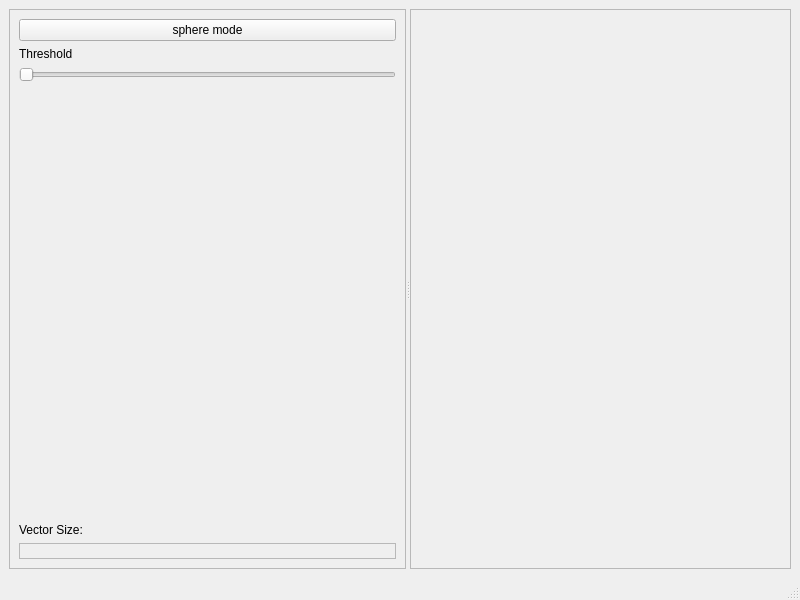
<?xml version="1.0" encoding="UTF-8"?>
<ui version="4.0">
 <class>MainWindow</class>
 <widget class="QMainWindow" name="MainWindow">
  <property name="geometry">
   <rect>
    <x>0</x>
    <y>0</y>
    <width>800</width>
    <height>600</height>
   </rect>
  </property>
  <property name="windowTitle">
   <string>GlyphViewer</string>
  </property>
  <widget class="QWidget" name="centralwidget">
   <layout class="QHBoxLayout" name="horizontalLayout">
    <item>
     <widget class="QSplitter" name="splitter">
      <property name="orientation">
       <enum>Qt::Horizontal</enum>
      </property>
      <widget class="QFrame" name="frame">
       <property name="frameShape">
        <enum>QFrame::StyledPanel</enum>
       </property>
       <property name="frameShadow">
        <enum>QFrame::Raised</enum>
       </property>
       <layout class="QVBoxLayout" name="verticalLayout">
        <item>
         <widget class="QPushButton" name="pushButton">
          <property name="text">
           <string>sphere mode</string>
          </property>
         </widget>
        </item>
        <item>
         <widget class="QLabel" name="label">
          <property name="text">
           <string>Threshold</string>
          </property>
         </widget>
        </item>
        <item>
         <widget class="QSlider" name="threshold_slider">
          <property name="orientation">
           <enum>Qt::Horizontal</enum>
          </property>
         </widget>
        </item>
        <item>
         <spacer name="verticalSpacer">
          <property name="orientation">
           <enum>Qt::Vertical</enum>
          </property>
          <property name="sizeHint" stdset="0">
           <size>
            <width>20</width>
            <height>40</height>
           </size>
          </property>
         </spacer>
        </item>
        <item>
         <widget class="QLabel" name="label_2">
          <property name="text">
           <string>Vector Size:</string>
          </property>
         </widget>
        </item>
        <item>
         <widget class="QLabel" name="vector_size">
          <property name="frameShape">
           <enum>QFrame::StyledPanel</enum>
          </property>
          <property name="frameShadow">
           <enum>QFrame::Sunken</enum>
          </property>
          <property name="text">
           <string>&lt;No vector selected&gt;</string>
          </property>
         </widget>
        </item>
       </layout>
      </widget>
      <widget class="QFrame" name="vtk_panel">
       <property name="frameShape">
        <enum>QFrame::StyledPanel</enum>
       </property>
       <property name="frameShadow">
        <enum>QFrame::Raised</enum>
       </property>
      </widget>
     </widget>
    </item>
   </layout>
  </widget>
  <widget class="QMenuBar" name="menubar">
   <property name="geometry">
    <rect>
     <x>0</x>
     <y>0</y>
     <width>800</width>
     <height>26</height>
    </rect>
   </property>
  </widget>
  <widget class="QStatusBar" name="statusbar"/>
 </widget>
 <resources/>
 <connections/>
</ui>
